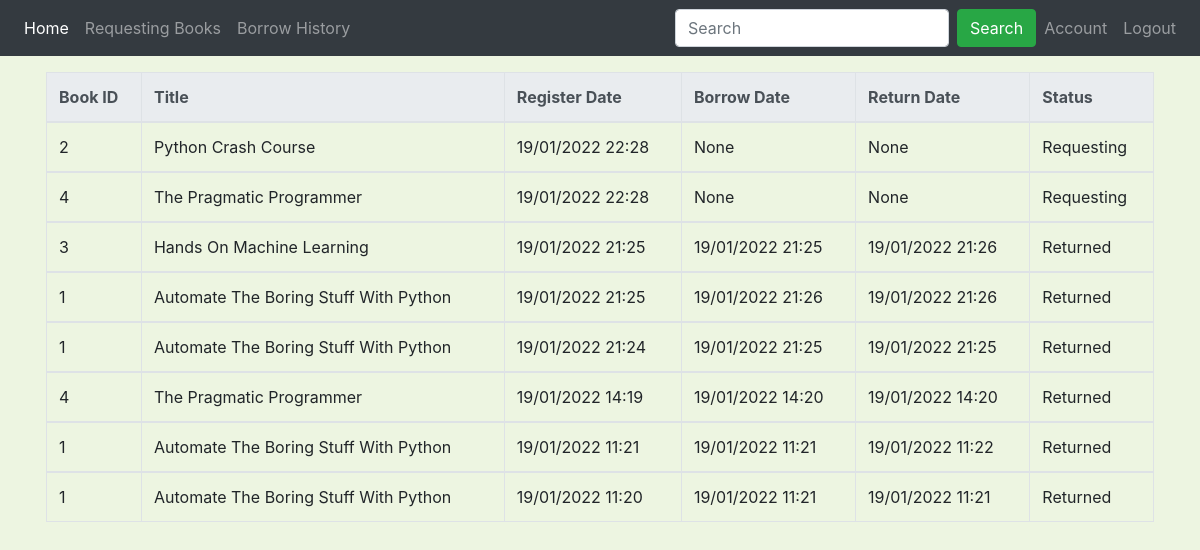
The page /history (signed in) on the database its author committed.
### library/models.py (models this page shows, shortened)
class Book(db.Model):
    __tablename__ = 'book'
    id = db.Column(db.Integer, primary_key=True)
    title = db.Column(db.String(100), nullable=False)
    current_quantity = db.Column(db.Integer, nullable=False, default=1)
    max_quantity = db.Column(db.Integer, nullable=False, default=1)
    category = db.Column(db.String(100), nullable=False)
    image = db.Column(db.String(100), nullable=False, default='placeholder.jpg')
    description = db.Column(db.String(500))
    authors = db.relationship('Author', secondary=book_author, backref='books', lazy=True)
    borrow = db.relationship('BorrowHistory', backref='borrowed_books', lazy=True)

class BorrowHistory(db.Model):
    __tablename__ = 'borrow_history'
    book_id = db.Column(db.Integer, db.ForeignKey('book.id'), primary_key=True)
    user_id = db.Column(db.Integer, db.ForeignKey('user.id'), primary_key=True)
    register_date = db.Column(db.DateTime, primary_key=True)
    borrow_date = db.Column(db.DateTime)
    return_date = db.Column(db.DateTime)
    status = db.Column(db.String)
    lender_id = db.Column(db.Integer, db.ForeignKey('librarian.id'))
    receiver_id = db.Column(db.Integer, db.ForeignKey('librarian.id'))

### library/routes.py (the view)
@app.route("/history")
@role_required("user")
def borrow_history():
    user = current_user
    borrow_entries = BorrowHistory.query.filter_by(user_id=user.id).all()
    table = []
    for entry in borrow_entries:
        book_id = entry.book_id
        book = Book.query.get(book_id)
        borrow_date_str = None
        return_date_str = None
        register_date_str = entry.register_date.strftime("%d/%m/%Y %H:%M")
        if entry.borrow_date is not None:
            borrow_date_str = entry.borrow_date.strftime("%d/%m/%Y %H:%M")
        if entry.return_date is not None:
            return_date_str = entry.return_date.strftime("%d/%m/%Y %H:%M")
        table.append((book_id, book.title, register_date_str, borrow_date_str, return_date_str, entry.status))
    SORT_ORDER = {"requesting" : 2, "borrowing" : 1, "returned" : 0}
    table.sort(key=lambda entry: (SORT_ORDER[entry[5]], entry[2]), reverse=True)
    return render_template("history.html", table=table, title="Borrow History")

### library/utils.py (called while the page is built)
def role_required(role):
    def wrapper(fn):
        @wraps(fn)
        def decorated_view(*args, **kwargs):
            if not current_user.is_authenticated:
               return login_manager.unauthorized()
            if session['account_type'] != role:
                return login_manager.unauthorized()
            return fn(*args, **kwargs)
        return decorated_view
    return wrapper

@login_manager.user_loader
def load_user(user_id):
    if session.get('account_type') == 'user':
        return User.query.get(int(user_id))
    elif session.get('account_type') == 'librarian':
        return Librarian.query.get(int(user_id))

### library/templates/history.html
{% extends "layout.html" %}
{% block content %}
<div class="container">
    <table class="table table-bordered">
        <thead class="thead-light">
            <tr>
                <th>Book ID</th>
                <th>Title</th>
                <th>Register Date</th>
                <th>Borrow Date</th>
                <th>Return Date</th>
                <th>Status</th>
            </tr>
        </thead>
        {% for entry in table %}
        <tbody>
            <tr>
                <td>{{ entry[0] }}</td>
                <td>{{ entry[1].title() }}</td>
                <td>{{ entry[2] }}</td>
                <td>{{ entry[3] }}</td>
                <td>{{ entry[4] }}</td>
                <td>{{ entry[5].title() }}</td>
            </tr>
        </tbody>
        {% endfor %}
    </table>
</div>
{% endblock %}

### library/static/styles.css (style rules this page uses)
body { width: 100%; height: 100vh; background-color: #EDF5E1; }
.container { padding: 16px; }

### rows shown on the page
Book: title "Python Crash Course"
BorrowHistory: status "Requesting"
Book: title "The Pragmatic Programmer" "The Pragmatic Programmer"
BorrowHistory: status "Requesting"
Book: title "Hands On Machine Learning"
BorrowHistory: status "Returned"
Book: title "Automate The Boring Stuff With Python" "Automate The Boring Stuff With Python" "Automate The Boring Stuff With Python" "Automate The Boring Stuff With Python"
BorrowHistory: status "Returned"
BorrowHistory: status "Returned"
BorrowHistory: status "Returned"
BorrowHistory: status "Returned"
BorrowHistory: status "Returned"

### other values the page prints
{{ entry[0] }} "2" "4" "3" "1" "1" "4" "1" "1"
{{ entry[2] }} "19/01/2022 22:28" "19/01/2022 22:28" "19/01/2022 21:25" "19/01/2022 21:25" "19/01/2022 21:24" "19/01/2022 14:19" "19/01/2022 11:21" "19/01/2022 11:20"
{{ entry[3] }} "None" "None" "19/01/2022 21:25" "19/01/2022 21:26" "19/01/2022 21:25" "19/01/2022 14:20" "19/01/2022 11:21" "19/01/2022 11:21"
{{ entry[4] }} "None" "None" "19/01/2022 21:26" "19/01/2022 21:26" "19/01/2022 21:25" "19/01/2022 14:20" "19/01/2022 11:22" "19/01/2022 11:21"
